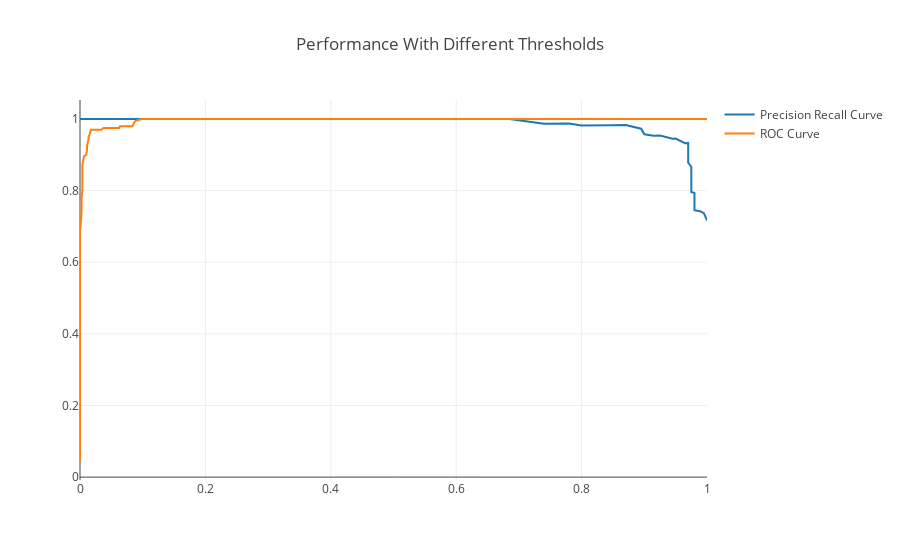

Notebook code cell kept with this figure:
### Code cell
# Predict whether labels are corrupt
meta_classifier = MetaProbLabelCorruptClassifier(threshold=0.3, **quality_params)
Xy = list(zip(X,y_corrupt)) # This is a meta classifier so zip x and y together
meta_classifier.fit(Xy)

from sklearn.metrics import precision_recall_curve, roc_curve
prec, recall, thresh = precision_recall_curve(y_is_corrupt, meta_classifier.decision_function(Xy))
fpr, tpr, thresh2 = roc_curve(y_is_corrupt, meta_classifier.decision_function(Xy))

py.iplot(go.Figure(
    data=[
        go.Scatter(
            name='Precision Recall Curve',
            x=recall,
            y=prec,
            text=['threshold=%.2f' % t for t in thresh],
        ),
        go.Scatter(
            name='ROC Curve',
            x=fpr,
            y=tpr,
            text=['threshold=%.2f' % t for t in thresh2],
        ),
    ],
    layout=go.Layout(
        title = 'Performance With Different Thresholds'
    ),
))

### Figure 1 — Plotly figure (JSON) as saved in the notebook; plotly's stock layout.template omitted (floating-point values rounded to 4 significant figures)
{"data": [{"name": "Precision Recall Curve", "text": ["threshold=0.52", "threshold=0.53", "threshold=0.54", "threshold=0.55", "threshold=0.56", "threshold=0.57", "threshold=0.58", "threshold=0.59", "threshold=0.60", "threshold=0.61", "threshold=0.62", "threshold=0.63", "threshold=0.64", "threshold=0.65", "threshold=0.66", "threshold=0.67", "threshold=0.68", "threshold=0.69", "threshold=0.70", "threshold=0.71", "threshold=0.72", "threshold=0.73", "threshold=0.74", "threshold=0.75", "threshold=0.76", "threshold=0.77", "threshold=0.78", "threshold=0.79", "threshold=0.80", "threshold=0.81", "threshold=0.82", "threshold=0.83", "threshold=0.84", "threshold=0.85", "threshold=0.86", "threshold=0.87", "threshold=0.88", "threshold=0.89", "threshold=0.90", "threshold=0.91", "threshold=0.92", "threshold=0.93", "threshold=0.94", "threshold=0.95", "threshold=0.96", "threshold=0.97"], "type": "scatter", "x": [1, 0.995, 0.99, 0.98, 0.98, 0.98, 0.98, 0.98, 0.98, 0.975, 0.975, 0.975, 0.975, 0.975, 0.97, 0.97, 0.97, 0.97, 0.97, 0.97, 0.97, 0.965, 0.955, 0.95, 0.945, 0.925, 0.915, 0.9, 0.895, 0.87, 0.845, 0.8, 0.78, 0.74, 0.685, 0.635, 0.57, 0.52, 0.465, 0.45, 0.38, 0.305, 0.27, 0.175, 0.105, 0.045, 0], "y": [0.7168, 0.737, 0.7416, 0.7452, 0.7597, 0.7717, 0.7778, 0.784, 0.7935, 0.7959, 0.8125, 0.8298, 0.8478, 0.8667, 0.8778, 0.8981, 0.9065, 0.9151, 0.9238, 0.9282, 0.9327, 0.9324, 0.9409, 0.9453, 0.945, 0.9536, 0.9531, 0.9574, 0.9728, 0.9831, 0.9826, 0.9816, 0.9873, 0.9867, 1, 1, 1, 1, 1, 1, 1, 1, 1, 1, 1, 1, 1]}, {"name": "ROC Curve", "text": ["threshold=0.97", "threshold=0.96", "threshold=0.95", "threshold=0.94", "threshold=0.93", "threshold=0.92", "threshold=0.91", "threshold=0.90", "threshold=0.89", "threshold=0.88", "threshold=0.87", "threshold=0.86", "threshold=0.85", "threshold=0.84", "threshold=0.83", "threshold=0.82", "threshold=0.81", "threshold=0.80", "threshold=0.79", "threshold=0.78", "threshold=0.77", "threshold=0.76", "threshold=0.75", "threshold=0.74", "threshold=0.73", "threshold=0.72", "threshold=0.70", "threshold=0.67", "threshold=0.66", "threshold=0.65", "threshold=0.61", "threshold=0.60", "threshold=0.59", "threshold=0.57", "threshold=0.56", "threshold=0.55", "threshold=0.54", "threshold=0.53", "threshold=0.52", "threshold=0.51", "threshold=0.50", "threshold=0.49", "threshold=0.48", "threshold=0.47", "threshold=0.46", "threshold=0.45", "threshold=0.43", "threshold=0.42", "threshold=0.41", "threshold=0.40", "threshold=0.39", "threshold=0.38", "threshold=0.37", "threshold=0.36", "threshold=0.35", "threshold=0.34", "threshold=0.32", "threshold=0.31", "threshold=0.30", "threshold=0.28", "threshold=0.27", "threshold=0.26", "threshold=0.25", "threshold=0.24", "threshold=0.23", "threshold=0.22", "threshold=0.21", "threshold=0.20", "threshold=0.19", "threshold=0.18", "threshold=0.17", "threshold=0.16", "threshold=0.15", "threshold=0.13", "threshold=0.12", "threshold=0.11", "threshold=0.10", "threshold=0.09", "threshold=0.08", "threshold=0.06", "threshold=0.05"], "type": "scatter", "x": [0, 0, 0, 0, 0, 0, 0, 0, 0, 0, 0, 0, 0.0025, 0.0025, 0.00375, 0.00375, 0.00375, 0.00625, 0.01, 0.01125, 0.01125, 0.01375, 0.01375, 0.015, 0.0175, 0.0175, 0.02, 0.0275, 0.03375, 0.0375, 0.0625, 0.06375, 0.0675, 0.0725, 0.0775, 0.08375, 0.08625, 0.08875, 0.09875, 0.11, 0.1163, 0.1212, 0.1313, 0.1338, 0.145, 0.1537, 0.1613, 0.17, 0.18, 0.1837, 0.1988, 0.2213, 0.2425, 0.2612, 0.2925, 0.315, 0.4, 0.4437, 0.5012, 0.6112, 0.66, 0.6963, 0.73, 0.76, 0.7775, 0.8, 0.8275, 0.8538, 0.8638, 0.8825, 0.8975, 0.9087, 0.9213, 0.9437, 0.9525, 0.9575, 0.9587, 0.9688, 0.9762, 0.9988, 1], "y": [0.045, 0.105, 0.175, 0.27, 0.305, 0.38, 0.45, 0.465, 0.52, 0.57, 0.635, 0.685, 0.74, 0.78, 0.8, 0.845, 0.87, 0.895, 0.9, 0.915, 0.925, 0.945, 0.95, 0.955, 0.965, 0.97, 0.97, 0.97, 0.97, 0.975, 0.975, 0.98, 0.98, 0.98, 0.98, 0.98, 0.99, 0.995, 1, 1, 1, 1, 1, 1, 1, 1, 1, 1, 1, 1, 1, 1, 1, 1, 1, 1, 1, 1, 1, 1, 1, 1, 1, 1, 1, 1, 1, 1, 1, 1, 1, 1, 1, 1, 1, 1, 1, 1, 1, 1, 1]}], "layout": {"title": "Performance With Different Thresholds"}}
